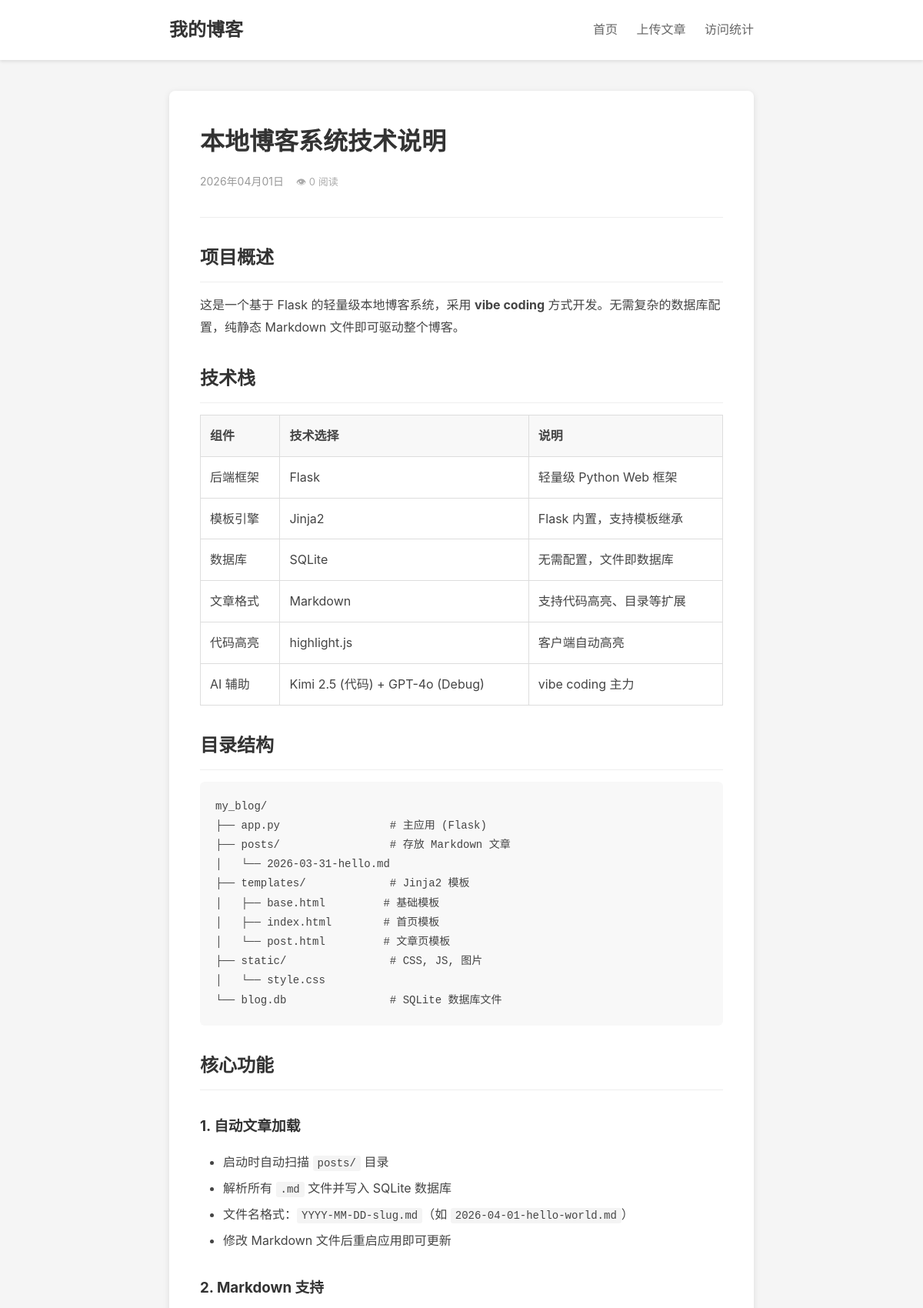
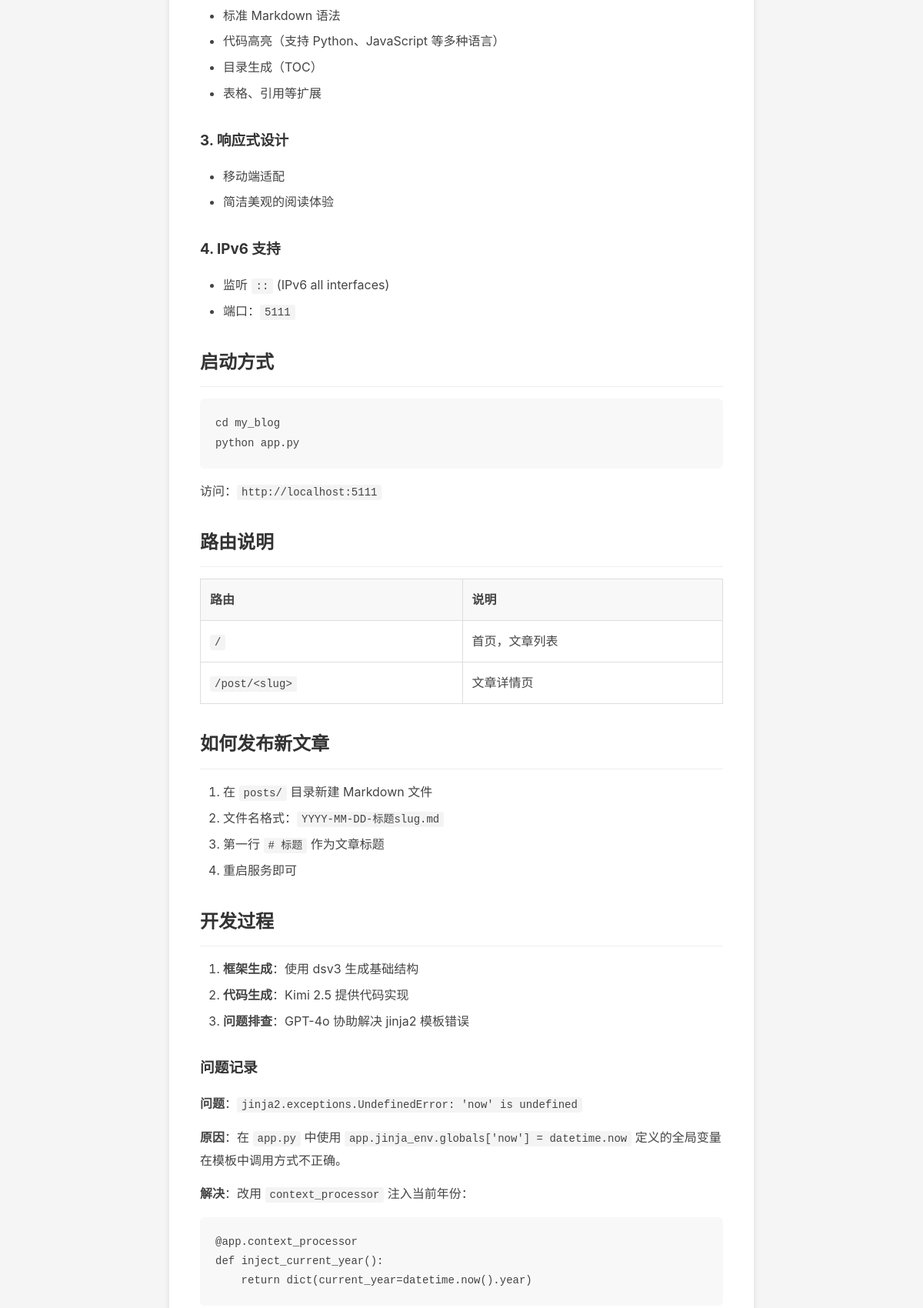
/post/blog-tech (upper part), run on the app's committed database (2 pictures, top to bottom).
### tables this page shows
CREATE TABLE posts (
            id INTEGER PRIMARY KEY AUTOINCREMENT,
            slug TEXT UNIQUE NOT NULL,
            title TEXT NOT NULL,
            date TEXT NOT NULL,
            summary TEXT,
            content TEXT NOT NULL,
            created_at TIMESTAMP DEFAULT CURRENT_TIMESTAMP
        , views INTEGER NOT NULL DEFAULT 0);

### view.py (the view)
@blog_bp.route('/post/<slug>')
def post(slug):
    post = post_service.get_post_by_slug(g.db_conn, slug)
    if post is None:
        return render_template('404.html'), 404
    Post.increment_views(g.db_conn, slug)
    post = post_service.get_post_by_slug(g.db_conn, slug)
    return render_template('post.html', post=post)

### models.py (called while the page is built)
    def get_db(self):
        if 'db' not in g:
            g.db = sqlite3.connect(self.app.config['DATABASE'])
            g.db.row_factory = sqlite3.Row
        return g.db

    @classmethod
    def get_by_slug(cls, connection, slug):
        return connection.execute(
            f'SELECT * FROM {cls.TABLE_NAME} WHERE slug = ?', (slug,)
        ).fetchone()

    @classmethod
    def increment_views(cls, connection, slug):
        connection.execute(
            f'UPDATE {cls.TABLE_NAME} SET views = views + 1 WHERE slug = ?', (slug,)
        )
        connection.commit()

### service.py (called while the page is built)
    def get_post_by_slug(self, conn, slug):
        return Post.get_by_slug(conn, slug)

### templates/post.html (shortened to what this page needs)
{% extends "base.html" %}
{% block content %}
<article class="post-detail">
    <header class="post-header">
        <h1 class="post-title">{{ post.title }}</h1>
        <div class="post-meta">
            <time datetime="{{ post.date }}">{{ post.date | format_date }}</time>
            <span class="views-count">👁 {{ post.views }} 阅读</span>
        </div>
    </header>
    <div class="post-content">
        {{ post.content | safe }}
    </div>
</article>
{% endblock %}

### static/style.css (style rules this page uses)
* { margin: 0; padding: 0; box-sizing: border-box; }
body { font-family: -apple-system, BlinkMacSystemFont, "Segoe UI", Roboto, "Helvetica Neue", Arial, sans-serif; line-height: 1.6; color: #333; background-color: #f5f5f5; }
.post-meta { color: #999; font-size: 14px; margin-bottom: 15px; }
.post-detail { background: #fff; padding: 40px; border-radius: 8px; box-shadow: 0 2px 8px rgba(0,0,0,0.1); }
.post-header { margin-bottom: 30px; padding-bottom: 20px; border-bottom: 1px solid #eee; }
.post-detail .post-title { font-size: 32px; margin-bottom: 15px; color: #333; }
.post-content { line-height: 1.8; color: #444; }
.post-content h1, .post-content h2, .post-content h3, .post-content h4, .post-content h5, .post-content h6 { margin: 30px 0 15px; color: #333; }
.post-content h2 { font-size: 24px; padding-bottom: 10px; border-bottom: 1px solid #eee; }
.post-content p { margin-bottom: 15px; }
.post-content ul, .post-content ol { margin-bottom: 15px; padding-left: 30px; }
.post-content li { margin-bottom: 5px; }
.post-content code { background: #f4f4f4; padding: 2px 6px; border-radius: 3px; font-family: "Consolas", "Monaco", monospace; font-size: 14px; }
.post-content pre { background: #f8f8f8; padding: 20px; border-radius: 6px; overflow-x: auto; margin-bottom: 15px; }
.post-content pre code { background: none; padding: 0; }
.post-content table { width: 100%; border-collapse: collapse; margin-bottom: 15px; }
.post-content th, .post-content td { border: 1px solid #ddd; padding: 12px; text-align: left; }
.post-content th { background: #f8f8f8; font-weight: 600; }
.views-count { margin-left: 12px; color: #aaa; font-size: 13px; }

### data on the page
posts: title "本地博客系统技术说明", date "2026年04月01日", views "0", content "项目概述 这是一个基于 Flask 的轻量级本地博客系统，采用 vibe coding 方式开发。无需复杂的数据库配置，纯静态 Markdown 文件即可驱动整个博客。 技术栈 组件 技术选择 说明 后端框架 Flask 轻量级 Python Web 框架 模板引擎 Jinja2 Flask 内置，支持模板继承 数据库 SQLite 无需配置，文件即数据库 文章格式 Markdown 支持代码高亮、目录等扩展 代码高亮 highlight.js 客户端自动高亮 AI 辅助 Kimi 2.5 (代码) + GPT-4o (Debug) vibe coding 主力 目录结构 my_blog/ ├── app.py # 主应用 (Flask) ├── posts/ # 存放 Markdown 文章 │ └── 2026-03-31-hello.md ├── templates/ # Jinja2 模板 │ ├── base.html # 基础模板 │ ├── index.html # 首页模板 │ └── post.html # 文章页模板 ├── static/ # CSS, JS, 图片 │ └── style.css └── blog.db # SQLite 数据库文件 核心功能 1. 自动文章加载 启动时自动扫描 posts/ 目录 解析所有 .md 文件并写入 SQLite 数据库 文件名格式： YYYY-MM-DD-slug.md （如 2026-04-01-hello-world.md ） 修改 Markdown 文件后重启应用即可更新 2. Markdown 支持…"
